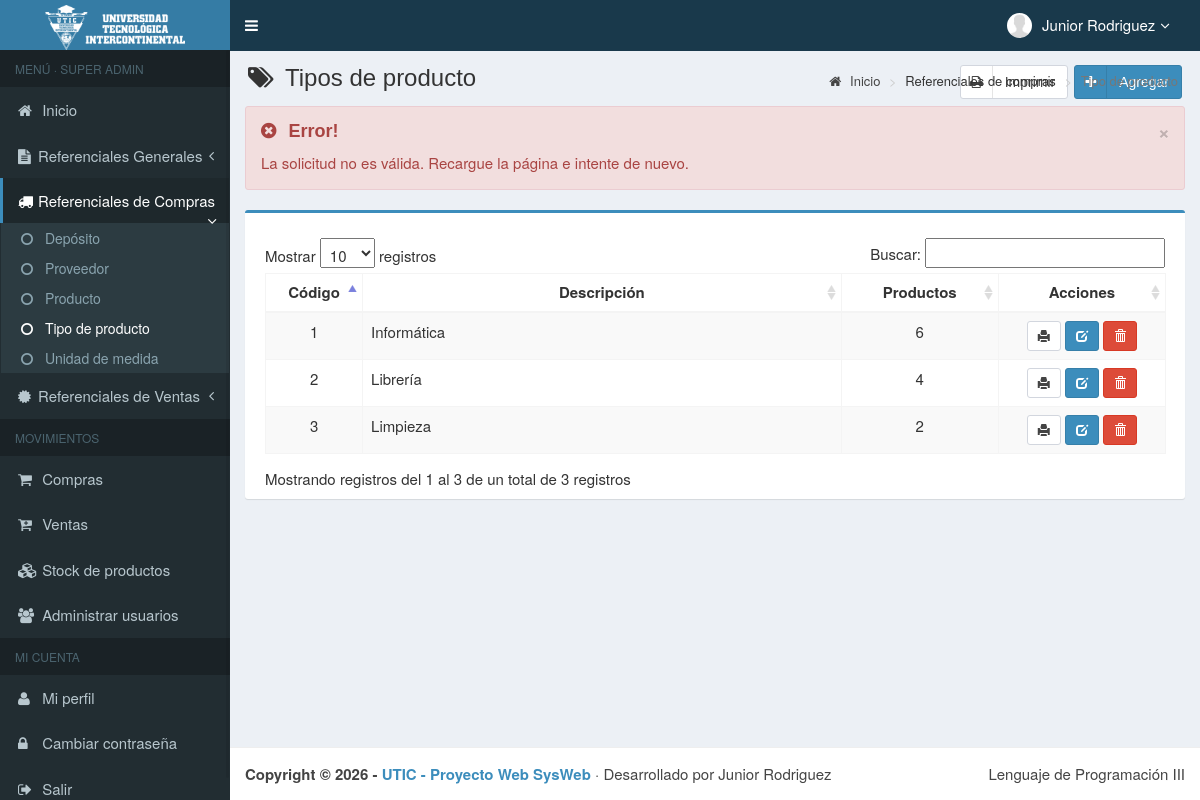
/main.php?module=tipo_producto&alert=11 (signed in), run on the app's committed database.
### tables this page shows
CREATE TABLE usuarios (
    id_user         INT          NOT NULL AUTO_INCREMENT,
    username        VARCHAR(50)  NOT NULL,
    name_user       VARCHAR(150) NOT NULL,
    password        VARCHAR(255) NOT NULL,
    email           VARCHAR(150) NULL,
    telefono        VARCHAR(20)  NULL,
    foto            VARCHAR(300) NOT NULL DEFAULT '',
    permisos_acceso VARCHAR(30)  NOT NULL,           
    status          VARCHAR(15)  NOT NULL DEFAULT 'activo',    
    PRIMARY KEY (id_user),
    UNIQUE KEY uq_usuarios_username (username)
);

CREATE TABLE tipo_producto (
    cod_tipo_prod INT         NOT NULL,
    t_p_descrip   VARCHAR(50) NOT NULL,
    PRIMARY KEY (cod_tipo_prod)
);

### config/funciones.php (called while the page is built, shortened)
<?php
function e(?string $texto): string
{
    return htmlspecialchars($texto ?? "", ENT_QUOTES, "UTF-8");
}
function gs(int|float|string|null $monto): string
{
    return number_format((float) $monto, 0, ",", ".");
}
function foto_usuario(?string $foto): string
{
    return "images/user/" . ($foto !== null && $foto !== "" ? rawurlencode($foto) : "user-default.png");
}

### modules/tipo_producto/view.php (the view, shortened to what this page needs)
<?php
$alertas = [
    1 => ["success", "Éxito!", "El tipo de producto se registró correctamente."],
    2 => ["success", "Éxito!", "El tipo de producto se modificó correctamente."],
    3 => ["success", "Éxito!", "El tipo de producto se eliminó correctamente."],
    4 => ["danger",  "Error!", "No se puede eliminar: hay productos registrados con este tipo."],
    5 => ["danger",  "Error!", "Ya existe el tipo de producto con esa descripción."],
    6 => ["danger",  "Error!", "El tipo de producto que intenta eliminar no existe."],
    10 => ["danger", "Error!", "Datos incompletos o inválidos. Revise el formulario."],
    11 => ["danger", "Error!", "La solicitud no es válida. Recargue la página e intente de nuevo."],
];
$alerta = $alertas[(int) ($_GET["alert"] ?? 0)] ?? null;
$registros = $mysqli->query("SELECT x.cod_tipo_prod, x.t_p_descrip, (SELECT COUNT(*) FROM producto p WHERE p.cod_tipo_prod = x.cod_tipo_prod) AS uso
                             FROM tipo_producto x ORDER BY x.cod_tipo_prod");
?>
<section class="content-header">
    <h1>
        <i class="fa fa-tags icon-title"></i> Tipos de producto
        <a class="btn btn-primary btn-social pull-right" href="?module=form_tipo_producto&form=add" title="Agregar" data-toggle="tooltip">
            <i class="fa fa-plus"></i> Agregar
        </a>
        <a class="btn btn-default btn-social pull-right" style="margin-right:6px" href="modules/tipo_producto/print.php" target="_blank" title="Imprimir listado" data-toggle="tooltip">
            <i class="fa fa-print"></i> Imprimir
        </a>
    </h1>
    <ol class="breadcrumb">
        <li><a href="?module=start"><i class="fa fa-home"></i> Inicio</a></li>
        <li>Referenciales de compras</li>
        <li class="active">Tipo de producto</li>
    </ol>
</section>
<section class="content">
    <div class="row">
        <div class="col-md-12">
            <?php if ($alerta): ?>
                <div class="alert alert-<?= $alerta[0] ?> alert-dismissable">
                    <button type="button" class="close" data-dismiss="alert" aria-hidden="true">&times;</button>
                    <h4><i class="icon fa <?= $alerta[0] === "success" ? "fa-check-circle" : "fa-times-circle" ?>"></i> <?= $alerta[1] ?></h4>
                    <?= $alerta[2] ?>
                </div>
            <?php endif; ?>
            <div class="box box-primary">
                <div class="box-body">
                    <table id="dataTables1" class="table table-bordered table-striped table-hover">
                        <thead>
                            <tr>
                                <th class="center">Código</th>
                                <th class="center">Descripción</th>
                                <th class="center">Productos</th>
                                <th class="center">Acciones</th>
                            </tr>
                        </thead>
                        <tbody>
                        <?php while ($r = $registros->fetch_assoc()): ?>
                            <tr>
                                <td width="80" class="center"><?= (int) $r["cod_tipo_prod"] ?></td>
                                <td><?= e($r["t_p_descrip"]) ?></td>
                                <td width="140" class="center"><?= gs($r["uso"]) ?></td>
                                <td width="150" class="center">
                                    <a data-toggle="tooltip" title="Imprimir ficha" class="btn btn-default btn-sm" target="_blank"
                                       href="modules/tipo_producto/print_view.php?id=<?= (int) $r["cod_tipo_prod"] ?>">
                                        <i class="glyphicon glyphicon-print"></i>
                                    </a>
                                    <a data-toggle="tooltip" title="Modificar" class="btn btn-primary btn-sm"
                                       href="?module=form_tipo_producto&form=edit&id=<?= (int) $r["cod_tipo_prod"] ?>">
                                        <i style="color:#fff" class="glyphicon glyphicon-edit"></i>
                                    </a>
                                    <form method="POST" action="modules/tipo_producto/proses.php?act=delete" style="display:inline"
                                          onsubmit="return confirm('¿Eliminar el tipo de producto <?= e(addslashes($r["t_p_descrip"])) ?>?');">
                                        <button type="submit" class="btn btn-danger btn-sm" data-toggle="tooltip" title="Eliminar">
                                            <i style="color:#fff" class="glyphicon glyphicon-trash"></i>
                                        </button>
                                    </form>
                                </td>
                            </tr>
                        <?php endwhile; ?>
                        </tbody>
                    </table>
                </div>
            </div>
        </div>
    </div>
</section>

### top-menu.php (shortened to what this page needs)
<?php
$stmt = $mysqli->prepare("SELECT name_user, foto, permisos_acceso FROM usuarios WHERE id_user = ?");
$stmt->bind_param("i", $_SESSION["id_user"]);
$stmt->execute();
$usuario_top = $stmt->get_result()->fetch_assoc();
?>
<li class="dropdown user user-menu">
    <a href="#" class="dropdown-toggle" data-toggle="dropdown">
        <img src="<?= foto_usuario($usuario_top["foto"]) ?>" class="user-image" alt="Imagen de usuario">
        <span class="hidden-xs"><?= e($usuario_top["name_user"]) ?><i style="margin-left:5px" class="fa fa-angle-down"></i></span>
    </a>
</li>

### assets/css/style.css (style rules this page uses)
.bg-red, .callout.callout-danger, .alert-danger, .alert-error, .label-danger, .modal-danger .modal-body { background-color: #f2dede !important; }
.alert-danger, .alert-error { border-color: #ebccd1; }
.btn-default { background-color: #fff; border-color: #d2d6de; color: #444; }
.btn-social *:first-child { border-right: 1px solid rgba(0, 0, 0, 0.1); bottom: 0; font-size: 1em !important; left: 0; line-height: 32px !important; position: absolute; text-align: center; top: 0; width: 32px !important; }
.content-header { padding: 15px 18px 0; position: relative; }
.content-header > .breadcrumb { background: transparent none repeat scroll 0 0; border-radius: 2px; float: right; font-size: 13px; margin-bottom: 0; margin-top: 0; padding: 7px 12px; position: absolute; right: 10px; top: 15px; }
.center { text-align:center; }
.icon-title { margin-right: 5px; }
body { background-color: #fff; color: #333; font-size: 15px; line-height: 1.42857; }

### data on the page
usuarios: name_user "Junior Rodriguez"
tipo_producto: cod_tipo_prod "1", t_p_descrip "Informática", uso "6"
tipo_producto: cod_tipo_prod "2", t_p_descrip "Librería", uso "4"
tipo_producto: cod_tipo_prod "3", t_p_descrip "Limpieza", uso "2"

### other printed values
$nivel "SUPER ADMIN"
$alerta[1] "Error!"
$alerta[2] "La solicitud no es válida. Recargue la página e intente de nuevo."
